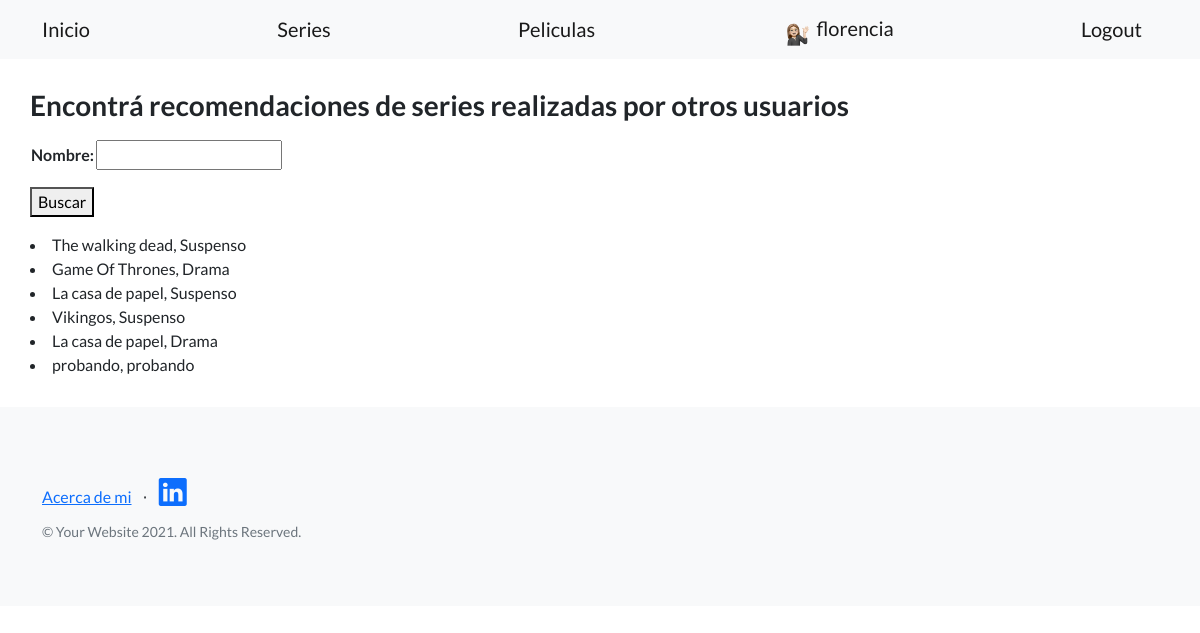
Page /recomendaciones/series/buscar/ (signed in) on the earlier database version.
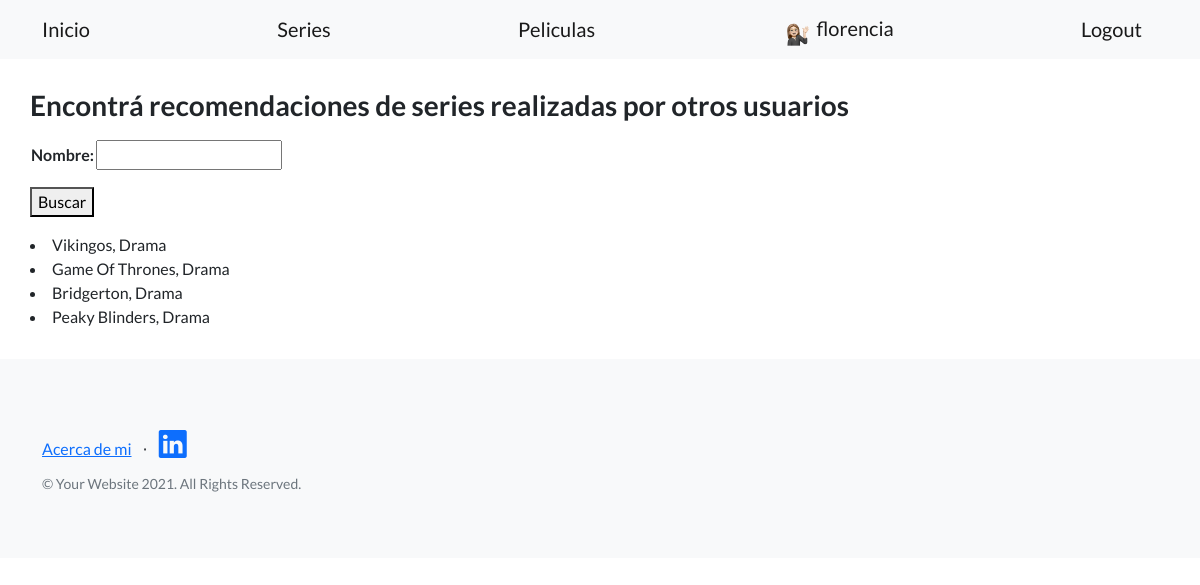
Same page on the later database version.
### accounts/models.py (models this page shows)
class Avatar(models.Model):
    imagen = models.ImageField(upload_to= 'avatares', null = True, blank = True)
    user = models.OneToOneField(User, on_delete = models.CASCADE)
    link = models.URLField(null = True)
    more_description = models.CharField(max_length=100)

### recomendaciones/models.py (models this page shows)
class Series(models.Model):
    nombre = models.CharField(max_length=30)
    categoria = models.CharField(max_length=30)
    netflix = models.BooleanField()
    descripcion = RichTextField(blank=True, null=True)
    author = models.ForeignKey(User, on_delete=models.CASCADE)
    fecha = models.DateTimeField(default=timezone.now)
    def __str__(self):
        return f'{self.nombre}, {self.categoria}'

### recomendaciones/views.py (the view)
# urls.py: path('series/buscar/', views.busqueda_series, name = 'busqueda_series'),
def busqueda_series(request):
    nombre_a_buscar = request.GET.get('nombre', None)
    if nombre_a_buscar is not None:
        series = Series.objects.filter(nombre__icontains = nombre_a_buscar)
    else:
        series = Series.objects.all()
    form = SerieBusqueda()
    return render(request, 'recomendaciones/busqueda_series.html', {'form': form, 'series': series})

### recomendaciones/forms.py
class SerieBusqueda(forms.Form):
    nombre = forms.CharField(max_length=30)

### recomendaciones/templates/recomendaciones/busqueda_series.html (shortened to what this page needs)
{% extends 'index/index.html' %}
{% block body_block %}
<h3>Encontrá recomendaciones de series realizadas por otros usuarios</h3>
<form action="" method = 'get'>
    <table>
        {{form.as_table}}
    </table>
    <button>Buscar</button>
</form>
{% for serie in series %}
    <li>{{serie}}</li>
{% endfor %}
{% endblock body_block %}

### index/templates/index/index.html (shortened to what this page needs)
<!DOCTYPE html>
<html lang="en">
    <head>
        {% load static %}
        <link href="https://cdn.jsdelivr.net/npm/bootstrap-icons@1.5.0/font/bootstrap-icons.css" rel="stylesheet" type="text/css" />
        <link href={% static 'css/styles.css' %} rel="stylesheet" />
    </head>
    <body>
        <nav class="navbar navbar-light bg-light static-top">
            <div class="container">
                <a class="navbar-brand" href={% url 'index' %}>Inicio</a>
                <a class="navbar-brand" href={% url 'lista_series' %}>Series</a>
                <a class="navbar-brand" href={% url 'lista_peliculas' %}>Peliculas</a>
                {% if request.user.is_authenticated %}
                    <a class="navbar-brand" href={% url 'usuario_datos' %}>
                        <img src="{{request.user.avatar.imagen.url}}" height= '30px'>
                        {{request.user.username}}
                    <a class="navbar-brand" href={% url 'logout' %}>Logout</a>
                {% else %}
                    <a class="navbar-brand" href={% url 'login' %}>Login</a>
                    <a class="navbar-brand" href={% url 'registrar' %}>Registrar</a>
                {% endif %}
            </div>
        </nav>
        <div style = 'margin: 30px'>
        {% block body_block %}
        {% endblock body_block %}
        </div>
        <footer class="footer bg-light">
            <div class="container">
                <div class="row">
                    <div class="col-lg-6 h-100 text-center text-lg-start my-auto">
                        <ul class="list-inline mb-2">
                            <li class="list-inline-item"><a href={% url 'about' %}>Acerca de mi</a></li>
                            <li class="list-inline-item">⋅</li>
                            <a href="https://www.linkedin.com/in/florencia-villalba/"><i class="bi-linkedin fs-3"></i></a>
                        </ul>
                        <p class="text-muted small mb-4 mb-lg-0">&copy; Your Website 2021. All Rights Reserved.</p>
                    </div>
                    <div class="col-lg-6 h-100 text-center text-lg-end my-auto">
                        <ul class="list-inline mb-0">
                        </ul>
                    </div>
                </div>
            </div>
        </footer>
    </body>
</html>

Differences in the rows shown:
removed Series: nombre+categoria "The walking dead, Suspenso"
removed Series: nombre+categoria "La casa de papel, Suspenso"
removed Series: nombre+categoria "Vikingos, Suspenso"
removed Series: nombre+categoria "La casa de papel, Drama"
removed Series: nombre+categoria "probando, probando"
added Series: nombre+categoria "Vikingos, Drama"
added Series: nombre+categoria "Bridgerton, Drama"
added Series: nombre+categoria "Peaky Blinders, Drama"
